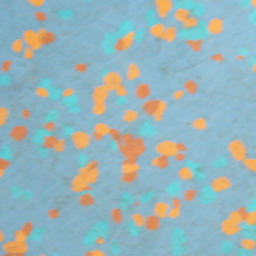
#> input picture tex/ground1013_small.png, 256 x 256 px
$ jupyter execute --allow-errors recomposition_expe.ipynb
#> lines starting #> are read from the running program, lines starting #| are printed output that depends on the picture
### src/texto.py
#  Copyright Arthur Leclaire (c), 2019.
#  https://plmlab.math.cnrs.fr/aleclaire/texto

#  Modified by Clément Weinreich and Paul-Henri Pinart in 2023

import numpy as np
import sklearn.mixture                # for EM
from skimage.transform import resize
from scipy.linalg import sqrtm
from src.patch import *
from src.gaussian_texture import *
import src.semidiscrete_ot as sdot
import matplotlib.pyplot as plt
import time
from src.affine_transport import *
import ot
from src.utils import wasserstein_distance

class model:
    def __init__(self,im0, w, nscales, ngmm, visu=False, s=1, niter=100000, C=1,mode="BASETEXTO",recomp_weight=False,mediane=False):
        # Texture synthesis with patch optimal transport
        #  This function initializes the texture model.
        #  It computes all the model parameters from a given exemplar image.
        #
        #   texmodel = model(im0,w,nscales,ngmm, visu = False, s=1, niter=100000, C=1)
        #
        # Input:
        # - im0:      original image
        # - w:        patch size (square patches of size w x w)
        # - nscales:  number of scales
        # - ngmm:     number of Gaussian components in GMM
        # [- visu     show synthesis results while estimating the model]
        # [- s        patch stride]
        # [- niter    number of iterations for estimating semi-discrete OT]
        # [- C        gradient step for estimating semi-discrete OT]
        #
        # Output:
        # - texmodel: texture model
        assert mode in ["BASETEXTO","RANDOMPATCH","NNPROJ","AFFINE"], "mode must be BASETEXTO, RANDOMPATCH, NNPROJ or AFFINE"

        m = im0.shape[0]
        n = im0.shape[1]
        if len(im0.shape)>2:
            nc = im0.shape[2]
        else:
            nc = 1

        self.nbchannels = nc
        self.nscales = nscales
        self.patchsize = w
        self.ngmm = ngmm
        self.mode = mode

        self.mediane= mediane
        self.recomp_weight = recomp_weight

        # Parameters
        self.s = s         # stride
        self.niter = niter  # nb of iterations in ASGD
        self.gradientstep = C          # gradient step in ASGD

        # Initialize lists to store transportation maps at all scales
        self.v = []
        self.y = []
        self.y2 = []
        self.nu = []
        self.gmm = []
        self.transform_params = []

        # Storing for experiments
        self.dist_X_TvX = []
        self.dist_Z_R_Z = []
        self.dist_Z_y = []
        self.dist_R_Z_y = []

        self.patches_before_transport = []
        self.patches_after_transport = []
        self.patches_after_recomp = []

        self.couts = []

        self.last_synthesis = None

        t0 = time.time()

        if(mediane and recomp_weight):
            raise Exception("Parametres pas clairs, mediane ou recomp_weight ?")

        for scale in range(nscales-1, -1, -1):

            print(f'Processing scale {scale}')

            # Original image at current scale
            rf = 2**scale
            msc = int(np.ceil(m/rf))
            nsc = int(np.ceil(n/rf))
            im0sc = resize(im0, (msc, nsc), order=3, clip = False, anti_aliasing=False, mode='symmetric');
            im0sc2 = resize(im0, (2*msc, 2*nsc), order=3, clip = False, anti_aliasing=False, mode='symmetric');

            # Synthesis before transport (Gaussian or upsampled)
            if scale == nscales-1:
                (t,mv) = estimate_adsn_model(im0sc)
                self.meancolor = mv
                self.texton = t
                mv = np.reshape(mv,(1,1,nc))*np.ones((msc,nsc,nc))
                synthbt = adsn(t,mv)

            # Construct patch operators
            P = patch(msc,nsc,nc,w,self.s)
            if scale>0:
                P2 = patch(2*msc,2*nsc,nc,2*w,2*self.s)

            # Extract patches before transport
            Pbt = P.im2patch(synthbt)
            # Source measure
            if scale == nscales-1:
                if(self.mode=="RANDOMPATCH"):
                    sample = lambda: Pbt[np.random.randint(P.Np),:]
                elif(self.mode=="AFFINE"):
                    pass
                else:
                    print(f'Estimate Gaussian model')
                    ind = np.zeros((msc,nsc))
                    ind[0:w,0:w] = 1
                    meanadsnp = mv[0:w,0:w,:].flatten()
                    covadsnp = get_covariance_adsn(t,ind)
                    R = sqrtm(covadsnp)   # Warning: should not have complex values!
                    R = np.real(R)
                    sample = lambda : meanadsnp[np.newaxis,:] + (R @ np.random.randn(P.pdim,1)).T
                    self.gauscov = R
            else:
                print(f'Estimate Source GMM with {ngmm} components')
                if(self.mode=="BASETEXTO"):
                    gmm = sklearn.mixture.GaussianMixture(n_components=ngmm).fit(Pbt) # spherical or full
                    sample = lambda : gmm.sample()[0]
                    self.gmm.append(gmm)
                elif(self.mode=="RANDOMPATCH"):
                    sample = lambda: Pbt[np.random.randint(P.Np),:]
                else:
                    sample = None


            # Target measure
            ntarget = min(P.Np, 1000)
            print(f'Estimate target measure with {ntarget} points')
            rperm = np.random.permutation(P.Np)
            P0 = P.im2patch(im0sc)
            y = P0[rperm[0:ntarget],:]
            nu = np.ones(ntarget)/ntarget
            self.y.append(y)
            self.nu.append(nu)
            if scale>0:
                P02 = P2.im2patch(im0sc2)
                y2 = P02[rperm[0:ntarget],:]
                self.y2.append(y2)

            # Compute semi-discrete optimal transport
            print('Compute semi-discrete optimal transport')
            if(self.mode=="NNPROJ"):
                v = 0
                self.v.append(v)
            elif(self.mode=="AFFINE"):
                A,b = affine_transport(Pbt,y)
                self.transform_params.append((A,b))
                affine_app = lambda x: A @ x + b
            else:
                v = sdot.asgd(sample,y,nu,self.niter,C)
                self.v.append(v)


            if(self.mode=="AFFINE"):
                Pbt_transformed = np.array([affine_app(x) for x in Pbt])
                Psynthsc,ind,cout = sdot.map(Pbt_transformed,y,0)
            else:
                # Apply transport map to all patches
                Psynthsc,ind,cout = sdot.map(Pbt,y,v)
                if(self.recomp_weight==False):
                    cout=None

            self.couts.append(cout)

            if(self.mediane):
                synth = P.patch2im_median(Psynthsc)
            else:
                synth = P.patch2im(Psynthsc,cout)

            self.dist_Z_y.append(wasserstein_distance(Psynthsc,y))
            self.dist_R_Z_y.append(wasserstein_distance(y,P.im2patch(synth)))
            self.dist_X_TvX.append(np.linalg.norm(Psynthsc - Pbt,axis=1).mean())
            self.dist_Z_R_Z.append(np.linalg.norm(Psynthsc - P.im2patch(synth),axis=1).mean())

            self.patches_before_transport.append(Pbt)
            self.patches_after_transport.append(Psynthsc)
            self.patches_after_recomp.append(P.im2patch(synth))

            if scale > 0: # Upsample current synthesis
                Psynth2 = y2[ind,:]
                if(self.mediane):
                    synthbt = P2.patch2im_median(Psynth2)
                else:
                    synthbt = P2.patch2im(Psynth2,cout)

            # Display
            if visu:
                dpi = 30
                fig = plt.figure(figsize=(m/float(dpi), n/float(dpi)))
                #fig = plt.subplots(1,2,constrained_layout=True)
                plt.subplot(121)
                plt.imshow(im0sc)
                plt.title('Original')
                plt.axis('off')
                plt.subplot(122)
                plt.imshow(synth)
                plt.title('Synthesis')
                fig.suptitle('Scale '+str(scale))
                plt.axis('off')
                plt.pause(0.1)

        elapsed_time = time.time()-t0
        print("Elapsed time : ", elapsed_time, ' seconds')


    # [88 lines left out: function synthesize, not called in this run]

### src/gaussian_texture.py
# Copyright Arthur Leclaire (c), 2019.

import numpy as np

def adsn(s,mu):
    # Compute an Asymptotic Discrete Spot Noise texture.
    #
    #   out = adsn(s,mu) computes a realization of the Gaussian stationary
    #   random field of mean mu and whose covariance function is
    #   the autocorrelation of s.
    #   The output is of same size as the mean image mu.
    #
    #   Notice that the covariance of the resulting field is
    #   the non-periodic autocorrelation of s.
    #
    #   NB :
    #   - The mean value of s is not substracted.
    #   - The input s can have multiple channels.

    M,N,C = mu.shape
    m,n,c = s.shape
    out = adsn_periodic(s,np.zeros((M+m,N+n,c)))
    out = mu + out[0:M,0:N,:]
    return out

def adsn_periodic(s,mu):
    # Compute a periodic Asymptotic Discrete Spot Noise texture.
    #
    #   out = adsn_periodic(s,mu)
    #
    #   computes a realization of the Gaussian
    #   circularly stationary random field of mean mu and whose
    #   covariance function is the periodic autocorrelation of s.
    #
    #   Notice that the covariance of the resulting field is the
    #   periodic autocorrelation of s.
    #
    #   NB :
    #   - The mean value of s is not substracted.
    #   - If size(s,1)>M or size(s,2)>N , then s is cropped.
    #   - The input s can have multiple channels.
    #
    #   This texture model is presented in the paper
    #       "Random Phase Textures: Theory and Synthesis",
    #       (B. Galerne, Y. Gousseau, J.-M. Morel),
    #       IEEE Transactions on Image Processing, 2011.

    M,N,C = mu.shape
    m,n,c = s.shape
    if m>M:
        s = s[0:M,:,:]
    elif n>N:
        s = s[:,0:N,:]
    s = zeropad(s,M,N)
    out = np.zeros((M,N,C))
    W = np.random.randn(M,N,1)
    W = np.tile(W,(1,1,C))
    fW = np.fft.fft2(W,axes=(0,1))
    fs = np.fft.fft2(s,axes=(0,1))
    out = mu+np.real(np.fft.ifft2(fW*fs,axes=(0,1))) # convolution
    return out

def estimate_adsn_model(u):
    # Compute the mean and texton associated with u
    #   [ t,m ] = estimate_adsn_model( u,Mb,Nb,maskrgb )
    #
    #   INPUT
    #   u       Original texture image
    #   Mb,Nb   (optional) The texton is embedded in a MbxNb image
    #   maskrgb (optional) Estimate the ADSN model outside a mask
    #
    #   OUTPUT
    #   t       Texton of the ADSN model
    #   m       Mean value of the ADSN model

    M,N,C = u.shape
    m = np.mean(u,(0,1))
    t = (u-m)/np.sqrt(M*N)
    return t,m

def zeropad(u,M,N):
    # v = zeropad( u,M,N )
    #   Extend u by zero on a domain of size M x N

    if u.ndim==2:
        m,n = u.shape
        v = np.zeros((M,N))
        v[0:m,0:n] = np.copy(u)
    else:
        m,n,C = u.shape
        v = np.zeros((M,N,C))
        v[0:m,0:n,:] = np.copy(u)
    return v

# [32 lines left out: function get_covariance_adsn, not called in this run]

### src/patch.py
# Copyright Arthur Leclaire (c), 2019.
#  https://plmlab.math.cnrs.fr/aleclaire/texto

#  Modified by Clément Weinreich and Paul-Henri Pinart in 2023

import numpy as np

class patch:

    def __init__(self,m,n,nc,w,s=1):
        # Initialize instance of class patch.
        #  P = patch(m,n,nc,w,s=1)
        #
        #  INPUT
        #   m,n    Spatial dimensions
        #   nc     Number of channels
        #   w      Patch size (w x w)
        #   s      Stride

        self.m = m
        self.n = n
        self.nc = nc
        self.w = w
        self.stride = s
        self.pdim = w*w*nc
        [x,y] = np.mgrid[0:m-w+1:s,0:n-w+1:s]
        Np = x.shape[0]*x.shape[1]  # number of patches
        self.Np = Np
        [dx,dy] = np.mgrid[0:w,0:w]
        X = x[:,:,np.newaxis,np.newaxis]+dx[np.newaxis,np.newaxis,:]
        Y = y[:,:,np.newaxis,np.newaxis]+dy[np.newaxis,np.newaxis,:]
        px = X.reshape((Np,w*w))
        py = Y.reshape((Np,w*w))
        px = np.tile(px[:,:,np.newaxis],(1,nc))
        py = np.tile(py[:,:,np.newaxis],(1,nc))
        px = px.reshape(Np,self.pdim)
        py = py.reshape(Np,self.pdim)
        pc = np.tile(np.arange(0,nc),(w*w,Np))
        self.pc = pc.reshape((Np,w*w*nc))
        #self.pc = pc.T
        self.px = px
        self.py = py

    def im2patch(self,u):
        # Extract patches from image u.
        #  Pu = P.im2patch(u)

        pu = u[self.px,self.py,self.pc]
        return pu


    # [17 lines left out: function patch2im, not called in this run]


    def patch2im_median(self, p):
        m, n, nc = self.m, self.n, self.nc
        px, py, pc = self.px, self.py, self.pc
        pdim = self.pdim

        # Initialize a 3D list to store pixel values
        # Each channel has a separate 2D list
        pixel_values = [[[] for _ in range(n)] for _ in range(m)]
        for c in range(nc):
            pixel_values[c] = [[[] for _ in range(n)] for _ in range(m)]

        # Accumulate pixel values from each patch
        for j in range(pdim):
            for i in range(len(px[:, j])):
                x, y, c = px[i, j], py[i, j], pc[i, j]
                pixel_values[c][x][y].append(p[i, j])

        # Create an empty array for the final image
        u = np.zeros((m, n, nc))

        # Compute median for each pixel
        for c in range(nc):
            for i in range(m):
                for j in range(n):
                    if pixel_values[c][i][j]:
                        u[i, j, c] = np.median(pixel_values[c][i][j])
        return u

### src/semidiscrete_ot.py
# Copyright Arthur Leclaire (c), 2019.

import numpy as np

def asgd(sample, y, nu, niter, C):
    #  Estimate Semi discrete optimal transport map
    #   by Average stochastic gradient descent.
    #
    # v = asgd(sample,y,nu,niter,C)
    #
    # Input:
    # - sample: function to compute a sample of source distribution
    # - y: set of Dirac locations of target distribution
    # - nu: masses of Diracs
    # - niter: number of iterations
    # - C: parameter (gradient step)
    #
    # Ouput:
    # - v: final potential values
    #
    # NB:
    #   - we use c(x,y) = |x-y|^2 as cost function

    J = y.shape[0]
    v = np.zeros(J)
    vt = np.zeros(J) # transport costs we optimize v(y)
    for k in range(1, niter+1):
        X = sample()
        r = np.sum((X-y)**2, axis=1)-vt
        # equivalent to
        # r = np.sum((np.tile(X, (J, 1))-y)**2, axis=1)-vt
        irmin = np.argmin(r)
        grad = np.copy(nu)
        grad[irmin] = grad[irmin]-1
        vt = vt + np.double(C)/np.sqrt(k)*grad
        v = 1/k*vt + (k-1)/k*v
    return v


def map(x, y, v):
    # Compute a conditional sample of the optimal transport plan given x .
    #
    # Y,j = sample_transport_plan( x,y,v )
    #
    # Input:
    # - x: sample of source distribution
    # - y: set of Dirac locations of target distribution
    # - v: potentials defining the optimal transport plan
    #
    # Output:
    # - Y: transformed samples
    # - j: corresponding indices (chosen samples in y)
    #
    # NB: we use c(x,y) = |x-y|^2 as cost function
    vt = v - np.sum(y**2, axis=1)
    r = -2 * x @ y.T - vt
    j = np.argmin(r, axis=1)
    Y = y[j, :]
    cout = np.min(r, axis=1)
    return Y, j,cout

### recomposition_expe.ipynb
[cell 1]
import numpy as np
import matplotlib.pyplot as plt
import matplotlib.image

# from gmm_ot import *
from src.patch import *
from src.gaussian_texture import *
import src.semidiscrete_ot as sdot


# Load input image
im0 = np.double(plt.imread('tex/ground1013_small.png'))
m,n,nc=im0.shape
#> m = 256; n = 256; nc = 3

import src.texto as texto

np.random.seed(0)
#> (the rest of this cell did not finish here and is left out)

#> the loop in __init__, `for scale in range(nscales-1, -1, -1): ` made 1 pass
#> self.meancolor on pass 1: [0.595, 0.708, 0.725]
#> pass 1, in __init__, `im0sc = resize(im0, (msc, nsc), order=3, clip = False, anti_aliasing=F..`:
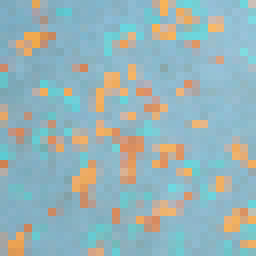
#> im0sc: shape (32, 32, 3) float64 (shown 8 times larger); mean R, G, B 0.595, 0.708, 0.725
#> pass 1, in __init__, `im0sc2 = resize(im0, (2*msc, 2*nsc), order=3, clip = False, anti_alias..`:
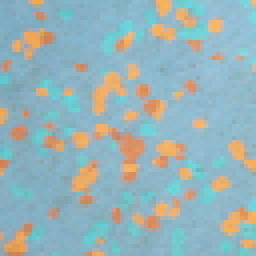
#> im0sc2: shape (64, 64, 3) float64 (shown 4 times larger); mean R, G, B 0.596, 0.707, 0.724
#> pass 1, in estimate_adsn_model, `t = (u-m)/np.sqrt(M*N)`:
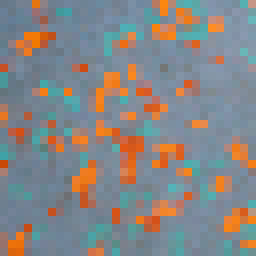
#> t: shape (32, 32, 3) float64 (shown 8 times larger); mean R, G, B 3.81e-18, 6.78e-18, 5.76e-20; drawn with min black and max white
#> pass 1, in __init__, `mv = np.reshape(mv,(1,1,nc))*np.ones((msc,nsc,nc))`:
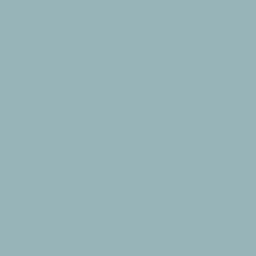
#> mv: shape (32, 32, 3) float64 (shown 8 times larger); mean of channels 0, 1, 2 0.595, 0.708, 0.725; drawn as R, G, B
#> after the loop in __init__, `for scale in range(nscales-1, -1, -1):`:
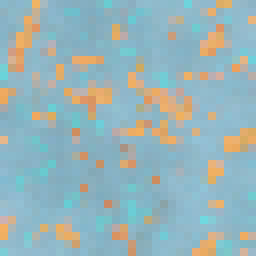
#> synth: shape (32, 32, 3) float64 (shown 8 times larger); mean R, G, B 0.597, 0.71, 0.728
#> after the loop in __init__, `for scale in range(nscales-1, -1, -1):`:
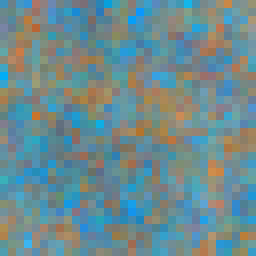
#> synthbt: shape (32, 32, 3) float64 (shown 8 times larger); mean R, G, B 0.589, 0.702, 0.721; drawn with min black and max white
#> after the loop in __init__, `for scale in range(nscales-1, -1, -1):`: self.couts = 1 item; self.dist_R_Z_y = []; self.nu = 1 item; self.patches_after_recomp = []; self.v = 1 item
model_moy = texto.model(im0, 3, 4, 4,mode="RANDOMPATCH")
model_weight = texto.model(im0, 3, 4, 4,mode="RANDOMPATCH",recomp_weight=True)

#> (a cell that did not finish here is left out)

#> (a cell that did not finish here is left out)

#> (a cell that did not finish here is left out)

#> (a cell that did not finish here is left out)

[cell 6]
def display_patches(patches):
    # Assuming patches is of shape (N, 27)
    N = patches.shape[0]

    patch_side = int(np.ceil(np.sqrt(N)))
    # Total number of elements in the grid
    total_patches = patch_side**2

    # Number of padding elements needed
    padding_patches = total_patches - N
    if padding_patches > 0:
        # Create white patches for padding
        black_patch = np.ones((padding_patches, 27))
        # Append black patches to the original patches
        patches = np.vstack((patches, black_patch))

    # Reshape each patch to 3x3x3
    reshaped_patches = patches.reshape(-1, 3, 3, 3)

    # Initialize an empty array for the final image
    display_image = np.zeros((patch_side * 3, patch_side * 3, 3))

    # Fill the display image with patches
    for i in range(patch_side):
        for j in range(patch_side):
            display_image[i*3:(i+1)*3, j*3:(j+1)*3, :] = reshaped_patches[i*patch_side + j]

    plt.imshow(np.clip(display_image,0,1))

#> (a cell that did not finish here is left out)

[cell 8]
scale = 2
rf = 2**scale
msc = int(np.ceil(m/rf))
#> msc = 64
nsc = int(np.ceil(n/rf))
#> nsc = 64
P = patch(msc,nsc,nc,3,1)
#> (the rest of this cell did not finish here and is left out)
